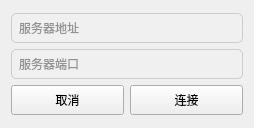
<?xml version="1.0" encoding="UTF-8"?>
<ui version="4.0">
 <class>ConnectionWidget</class>
 <widget class="QWidget" name="ConnectionWidget">
  <property name="geometry">
   <rect>
    <x>0</x>
    <y>0</y>
    <width>254</width>
    <height>128</height>
   </rect>
  </property>
  <property name="windowTitle">
   <string>Form</string>
  </property>
  <layout class="QVBoxLayout" name="verticalLayout">
   <item>
    <layout class="QGridLayout" name="gridLayout">
     <item row="2" column="1">
      <widget class="QPushButton" name="pushButton_connect">
       <property name="minimumSize">
        <size>
         <width>0</width>
         <height>30</height>
        </size>
       </property>
       <property name="text">
        <string>连接</string>
       </property>
      </widget>
     </item>
     <item row="2" column="0">
      <widget class="QPushButton" name="pushButton_cancel">
       <property name="minimumSize">
        <size>
         <width>0</width>
         <height>30</height>
        </size>
       </property>
       <property name="text">
        <string>取消</string>
       </property>
      </widget>
     </item>
     <item row="0" column="0" colspan="2">
      <widget class="QLineEdit" name="lineEdit_ip">
       <property name="minimumSize">
        <size>
         <width>0</width>
         <height>30</height>
        </size>
       </property>
       <property name="styleSheet">
        <string notr="true">QLineEdit {
    background-color: #f0f0f0;
    border: 1px solid #ccc;
    border-radius: 5px;
    padding: 5px;
    color: #333;
}

QLineEdit:hover {
    border-color: #aaa;
}

QLineEdit:focus {
    border-color: #0078d7;
    background-color: #fff;
}</string>
       </property>
       <property name="placeholderText">
        <string>服务器地址</string>
       </property>
      </widget>
     </item>
     <item row="1" column="0" colspan="2">
      <widget class="QLineEdit" name="lineEdit_port">
       <property name="minimumSize">
        <size>
         <width>0</width>
         <height>30</height>
        </size>
       </property>
       <property name="styleSheet">
        <string notr="true">QLineEdit {
    background-color: #f0f0f0;
    border: 1px solid #ccc;
    border-radius: 5px;
    padding: 5px;
    color: #333;
}

QLineEdit:hover {
    border-color: #aaa;
}

QLineEdit:focus {
    border-color: #0078d7;
    background-color: #fff;
}</string>
       </property>
       <property name="placeholderText">
        <string>服务器端口</string>
       </property>
      </widget>
     </item>
    </layout>
   </item>
  </layout>
 </widget>
 <resources/>
 <connections/>
</ui>
